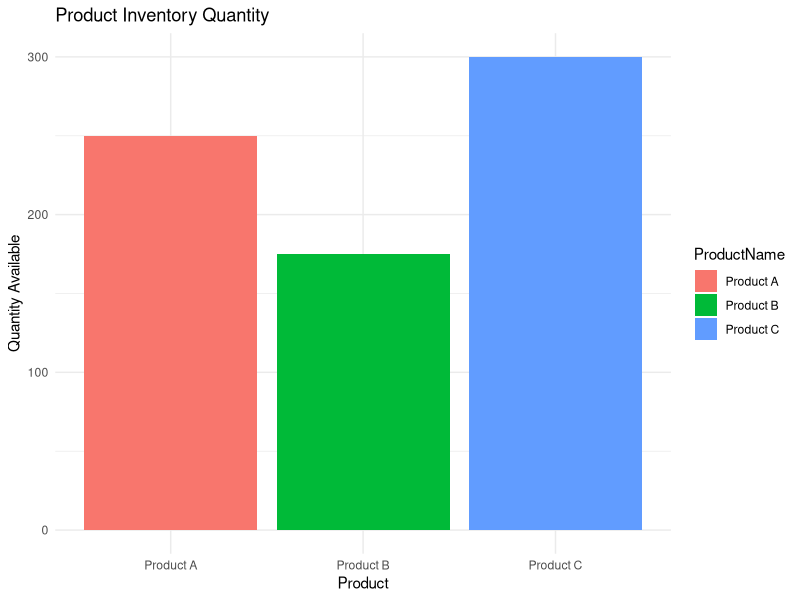
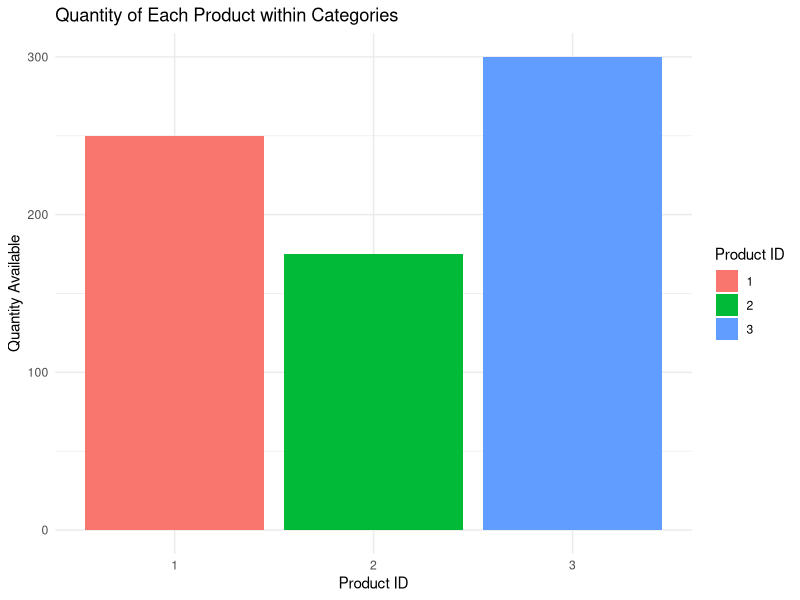

These figures' R source, in order:
# Install and load necessary libraries
install.packages("ggplot2")
library(ggplot2)

# Create a data frame
data <- data.frame(
  ProductID = c(1, 2, 3),
  ProductName = c("Product A", "Product B", "Product C"),
  QuantityAvailable = c(250, 175, 300),
  Price = c(20, 15, 18)
)

# Create a bar chart for product inventory quantity
ggplot(data, aes(x = ProductName, y = QuantityAvailable, fill = ProductName)) +
  geom_bar(stat = "identity") +
  labs(title = "Product Inventory Quantity",
       x = "Product",
       y = "Quantity Available") +
  theme_minimal()
# Create a stacked bar chart for quantity within product categories
ggplot(data, aes(x = factor(ProductID), y = QuantityAvailable, fill = factor(ProductID))) +
  geom_bar(stat = "identity") +
  labs(title = "Quantity of Each Product within Categories",
       x = "Product ID",
       y = "Quantity Available",
       fill = "Product ID") +
  theme_minimal()
print(data)
